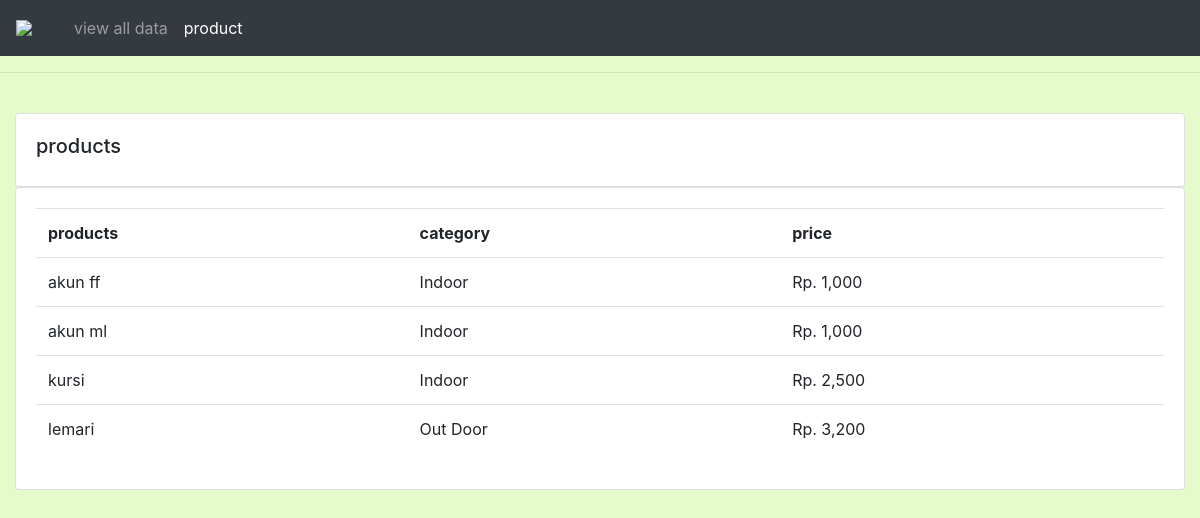
Screenshot of /products/ with the database file from the repository.
### data/models.py (models this page shows, shortened)
class Product(models.Model):
    CATEGORY=(
        ('Indoor', 'Indoor'),
         ('Out Door', 'Out Door')
    )
    name = models.CharField(max_length=200, blank=True, null=True)
    price = models.IntegerField(blank=True, null=True)
    category = models.CharField(max_length=200, blank=True, null=True, choices=CATEGORY)
    description = models.CharField(max_length=200, blank=True, null=True)
    date_created= models.DateTimeField(auto_now_add=True, null=True)
    tag = models.ManyToManyField(Tag)
    class Meta:
        verbose_name_plural = "Product"

### data/views.py (the view)
# urls.py: path('products/',views.products, name='products'),
def products(request):
    list_product = Product.objects.all()
    context = {
        'judul': 'Halaman Products',
         'menu':'products',
         'product':list_product,
    }
    return render(request, 'data/products.html', context)

### data/templates/data/products.html
{% extends "data/main.html" %}
{% load humanize%}
{% block content %}
<br>
<div class="container-fluid">
    <div class="row">
        <div class="col-md">
            <div class="card card-body">
                <h5>products</h5>
            </div>
            <div class="card card-body">
                <table class="table">
                    <tr>
                        <th>products</th>
                        <th>category</th>
                        <th>price</th>
                    </tr>
                    {% for dataproduct in product%}
                        <tr>
                            <td>{{ dataproduct.name }}</td>
                            <td>{{ dataproduct.category }}</td>
                            <td>Rp. {{ dataproduct.price|intcomma }}</td>
                        </tr>
                    {% endfor %}
                </table>
            </div>
        </div>
    </div>
</div>
{% endblock content %}

### data/templates/data/main.html (style rules this page uses)
body { background-color: rgba(216, 250, 178, 0.664); }

### rows the page displays
Product: name "akun ff", category "Indoor", price "1,000"
Product: name "akun ml", category "Indoor", price "1,000"
Product: name "kursi", category "Indoor", price "2,500"
Product: name "lemari", category "Out Door", price "3,200"
